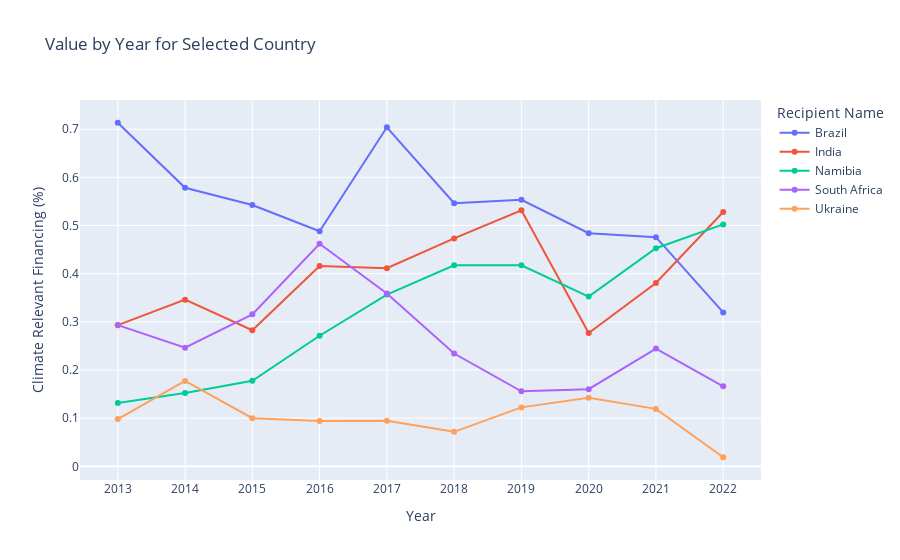

Write notebook code for a chart like this one.
### Code cell
fig = px.line(selected_df, 
              x='Year', 
              y='Value', 
              color='Recipient Name',
              title='Value by Year for Selected Country',
              labels={'Value': 'Climate Relevant Financing (%)', 'Year': 'Year'},
              markers=True)

fig.show()

### Figure 1 — Plotly figure (JSON) as saved in the notebook; plotly's stock layout.template omitted (floating-point values rounded to 4 significant figures)
{"data": [{"hovertemplate": "Recipient Name=Brazil<br>Year=%{x}<br>Climate Relevant Financing (%)=%{y}<extra></extra>", "legendgroup": "Brazil", "line": {"color": "#636efa", "dash": "solid"}, "marker": {"symbol": "circle"}, "mode": "lines+markers", "name": "Brazil", "orientation": "v", "showlegend": true, "type": "scatter", "x": ["2013", "2014", "2015", "2016", "2017", "2018", "2019", "2020", "2021", "2022"], "xaxis": "x", "y": [0.7135, 0.5784, 0.5427, 0.4881, 0.704, 0.5465, 0.5533, 0.484, 0.4759, 0.3196], "yaxis": "y"}, {"hovertemplate": "Recipient Name=India<br>Year=%{x}<br>Climate Relevant Financing (%)=%{y}<extra></extra>", "legendgroup": "India", "line": {"color": "#EF553B", "dash": "solid"}, "marker": {"symbol": "circle"}, "mode": "lines+markers", "name": "India", "orientation": "v", "showlegend": true, "type": "scatter", "x": ["2013", "2014", "2015", "2016", "2017", "2018", "2019", "2020", "2021", "2022"], "xaxis": "x", "y": [0.2931, 0.3461, 0.2826, 0.4161, 0.4113, 0.4733, 0.5317, 0.2769, 0.3806, 0.528], "yaxis": "y"}, {"hovertemplate": "Recipient Name=Namibia<br>Year=%{x}<br>Climate Relevant Financing (%)=%{y}<extra></extra>", "legendgroup": "Namibia", "line": {"color": "#00cc96", "dash": "solid"}, "marker": {"symbol": "circle"}, "mode": "lines+markers", "name": "Namibia", "orientation": "v", "showlegend": true, "type": "scatter", "x": ["2013", "2014", "2015", "2016", "2017", "2018", "2019", "2020", "2021", "2022"], "xaxis": "x", "y": [0.1316, 0.1523, 0.1777, 0.2712, 0.3566, 0.4174, 0.4174, 0.3525, 0.453, 0.5024], "yaxis": "y"}, {"hovertemplate": "Recipient Name=South Africa<br>Year=%{x}<br>Climate Relevant Financing (%)=%{y}<extra></extra>", "legendgroup": "South Africa", "line": {"color": "#ab63fa", "dash": "solid"}, "marker": {"symbol": "circle"}, "mode": "lines+markers", "name": "South Africa", "orientation": "v", "showlegend": true, "type": "scatter", "x": ["2013", "2014", "2015", "2016", "2017", "2018", "2019", "2020", "2021", "2022"], "xaxis": "x", "y": [0.2933, 0.2463, 0.3156, 0.4623, 0.3591, 0.2342, 0.1559, 0.1602, 0.2445, 0.1662], "yaxis": "y"}, {"hovertemplate": "Recipient Name=Ukraine<br>Year=%{x}<br>Climate Relevant Financing (%)=%{y}<extra></extra>", "legendgroup": "Ukraine", "line": {"color": "#FFA15A", "dash": "solid"}, "marker": {"symbol": "circle"}, "mode": "lines+markers", "name": "Ukraine", "orientation": "v", "showlegend": true, "type": "scatter", "x": ["2013", "2014", "2015", "2016", "2017", "2018", "2019", "2020", "2021", "2022"], "xaxis": "x", "y": [0.09819, 0.1773, 0.09996, 0.09419, 0.09488, 0.07163, 0.1224, 0.1426, 0.1193, 0.01886], "yaxis": "y"}], "layout": {"legend": {"title": {"text": "Recipient Name"}, "tracegroupgap": 0}, "title": {"text": "Value by Year for Selected Country"}, "xaxis": {"anchor": "y", "domain": [0, 1], "title": {"text": "Year"}}, "yaxis": {"anchor": "x", "domain": [0, 1], "title": {"text": "Climate Relevant Financing (%)"}}}}
